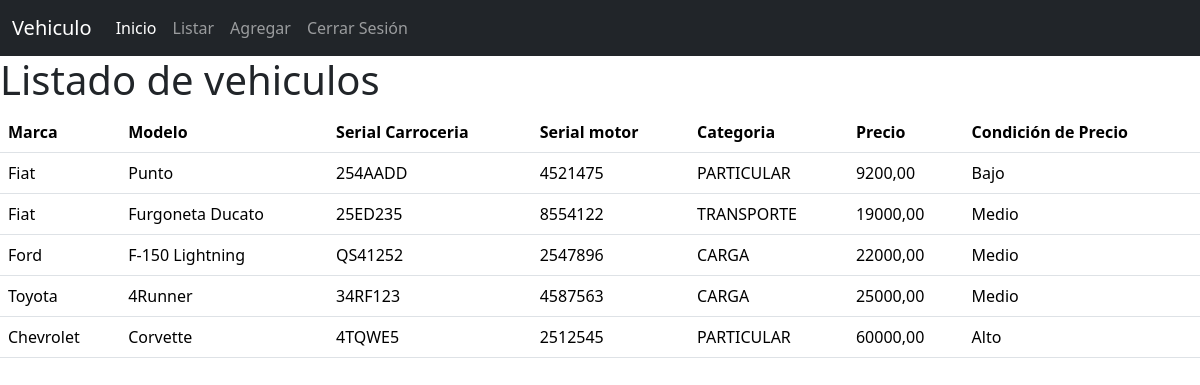
The page /vehiculo/list/ (signed in) on the database its author committed.
### vehiculo/models.py (models this page shows, shortened)
class Vehiculo(models.Model):
    id = models.AutoField(primary_key=True)
    marca = models.CharField(
        max_length=20, default='Ford', verbose_name="Marca:")
    modelo = models.CharField(max_length=100, verbose_name="Modelo:")
    serial_carroceria = models.CharField(
        max_length=50, verbose_name="Serial de Carroseria:")
    serial_motor = models.CharField(
        max_length=50, verbose_name="Serial de Motor:")
    categoria = models.CharField(max_length=20, choices=CATEGORIA_CHOICES, default=(
        "PARTICULAR", "Particular"), verbose_name="Categoria:")
    precio = models.DecimalField(
        max_digits=11, decimal_places=2, verbose_name="Precio:")
    fecha_de_creacion = models.DateTimeField(auto_now_add=True)
    fecha_de_modificacion = models.DateTimeField(auto_now=True)
    class Meta:
        permissions = (('visualizar_catalogo', 'Puede ver Vehiculos'),
                    ('add_vehiculomodel', 'Agregar vehiculo'))

### vehiculo/views.py (the view)
# urls.py: path("vehiculo/list/", vehiculo_list, name="vehiculo_list"),
@login_required(login_url='/login/')
@permission_required(perm='vehiculo.visualizar_catalogo', raise_exception=True)
def vehiculo_list(request):
    vehiculos = Vehiculo.objects.all()
    context = {'vehiculos': vehiculos}
    return render(request, 'vehiculo/list.html', context)

### vehiculo/templates/vehiculo/list.html
{% extends 'Vehiculo/base.html' %}
{% block Bloque1 %}
<H1>Listado de vehiculos</H1>
<table class="table table-hover">
    <thead>
        <tr>
            <th scope="col">Marca</th>
            <th scope="col">Modelo</th>
            <th scope="col">Serial Carroceria</th>
            <th scope="col">Serial motor</th>
            <th scope="col">Categoria</th>
            <th scope="col">Precio</th>
            <th scope="col">Condición de Precio</th>
        </tr>
    </thead>
    <tbody>
{% for vehiculo in vehiculos %}
        <tr>
            <td>{{vehiculo.marca}}</td>
            <td>{{vehiculo.modelo}}</td>
            <td>{{vehiculo.serial_carroceria}}</td>
            <td>{{vehiculo.serial_motor}}</td>
            <td>{{vehiculo.categoria}}</td>
            <td>{{vehiculo.precio}}</td>
            <td>{% if vehiculo.precio <= 10000 %}Bajo
                {% elif vehiculo.precio <= 30000 %} Medio
                {% else %} Alto {% endif %} </td>
        </tr>
{% endfor %}
    </tbody>
</table>
{% endblock Bloque1 %}

### vehiculo/templates/vehiculo/base.html (shortened to what this page needs)
<!DOCTYPE html>
<html lang="es">
<head>
    {% load bootstrap5 %}
    {% bootstrap_css %}
</head>
<body>
    {% block navbar %}
    <nav class="navbar navbar-expand-lg navbar-dark bg-dark">
        <div class="container-fluid">
          <a class="navbar-brand">Vehiculo</a>
          <div class="collapse navbar-collapse" id="navbarSupportedContent">
            <div>
            <ul class="navbar-nav me-auto mb-2 mb-lg-0">
              <li class="nav-item">
                <a class="nav-link active" aria-current="page" href="/">Inicio</a>
              </li>
              {% if perms.vehiculo.visualizar_catalogo %}
              <li class="nav-item">
                <a class="nav-link" href="/vehiculo/list">Listar</a>
              </li>
              {% endif %}
              {% if perms.vehiculo.add_vehiculomodel %}
              <li class="nav-item">
                <a class="nav-link" href="/vehiculo/add/">Agregar</a>
              </li>
              {% endif %}
              {% if user.is_authenticated %}
              <li class="nav-item">
                <a class="nav-link" href="/logout">Cerrar Sesión</a>
              </li>
              {% endif %}
          </ul>
          </div>
        </div>
      </nav>
    {% endblock navbar %}
    {% block Bloque1 %}
    {% endblock Bloque1 %}
</body>
</html>

### rows shown on the page
Vehiculo: marca "Fiat", modelo "Punto", serial_carroceria "254AADD", serial_motor "4521475", categoria "PARTICULAR", precio "9200,00", shows "Bajo"
Vehiculo: marca "Fiat", modelo "Furgoneta Ducato", serial_carroceria "25ED235", serial_motor "8554122", categoria "TRANSPORTE", precio "19000,00", shows "Medio"
Vehiculo: marca "Ford", modelo "F-150 Lightning", serial_carroceria "QS41252", serial_motor "2547896", categoria "CARGA", precio "22000,00", shows "Medio"
Vehiculo: marca "Toyota", modelo "4Runner", serial_carroceria "34RF123", serial_motor "4587563", categoria "CARGA", precio "25000,00", shows "Medio"
Vehiculo: marca "Chevrolet", modelo "Corvette", serial_carroceria "4TQWE5", serial_motor "2512545", categoria "PARTICULAR", precio "60000,00", shows "Alto"
